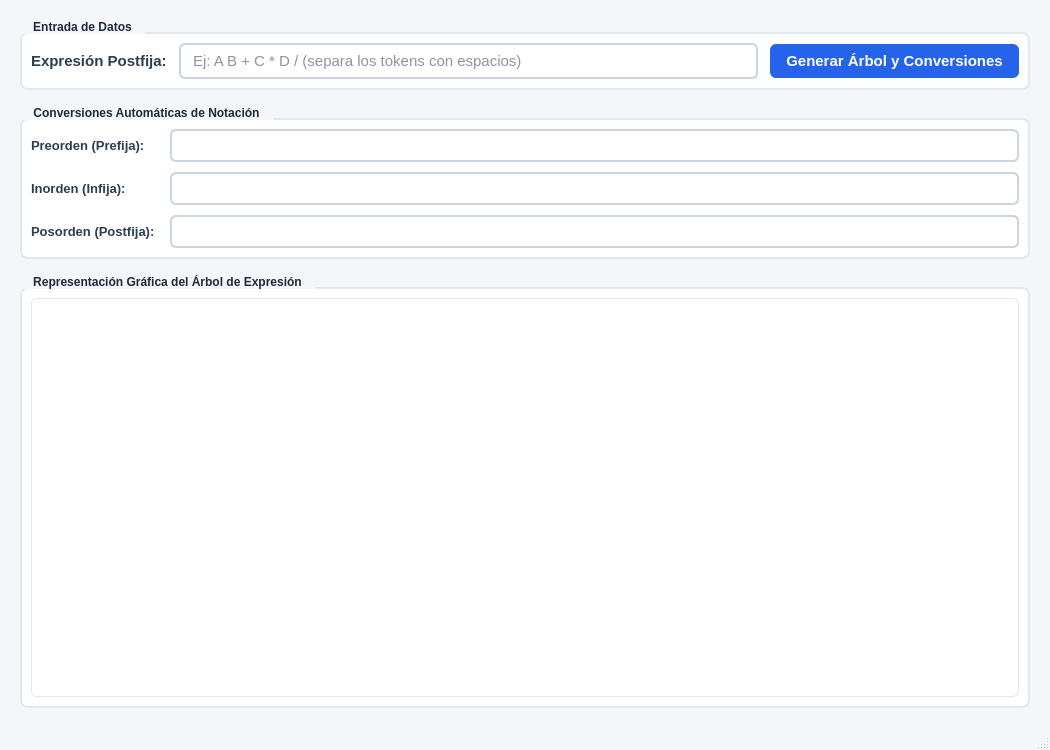
<?xml version="1.0" encoding="UTF-8"?>
<ui version="4.0">
 <class>ExpressionTreeWindow</class>
 <widget class="QMainWindow" name="ExpressionTreeWindow">
  <property name="geometry">
   <rect>
    <x>0</x>
    <y>0</y>
    <width>1050</width>
    <height>750</height>
   </rect>
  </property>
  <property name="windowTitle">
   <string>Analizador y Visualizador de Árboles de Expresión</string>
  </property>
  <property name="styleSheet">
   <string notr="true">
    QMainWindow {
        background-color: #f4f6f9;
    }
    QLabel {
        color: #2c3e50;
        font-family: 'Segoe UI', Arial, sans-serif;
    }
    QLineEdit {
        background-color: #ffffff;
        border: 2px solid #cbd5e1;
        border-radius: 6px;
        padding: 6px 10px;
        color: #1e293b;
        font-family: 'Segoe UI', Arial, sans-serif;
    }
    QLineEdit:focus {
        border: 2px solid #3b82f6;
    }
    QLineEdit[readOnly="true"] {
        background-color: #f1f5f9;
        color: #475569;
    }
    QPushButton {
        background-color: #2563eb;
        color: #ffffff;
        border-radius: 6px;
        padding: 8px 16px;
        font-weight: bold;
        font-family: 'Segoe UI', Arial, sans-serif;
    }
    QPushButton:hover {
        background-color: #1d4ed8;
    }
    QPushButton:pressed {
        background-color: #1e40af;
    }
    QGroupBox {
        font-family: 'Segoe UI', Arial, sans-serif;
        font-weight: bold;
        color: #1e293b;
        border: 2px solid #e2e8f0;
        border-radius: 8px;
        margin-top: 12px;
        background-color: #ffffff;
    }
    QGroupBox::title {
        subcontrol-origin: margin;
        subcontrol-position: top left;
        padding: 0 8px;
        background-color: #f4f6f9;
        color: #1e293b;
    }
    QGraphicsView {
        background-color: #ffffff;
        border: 1px solid #e2e8f0;
        border-radius: 6px;
    }
   </string>
  </property>
  <widget class="QWidget" name="centralwidget">
   <layout class="QVBoxLayout" name="verticalLayout_main">
    <property name="spacing">
     <number>16</number>
    </property>
    <property name="leftMargin">
     <number>20</number>
    </property>
    <property name="topMargin">
     <number>20</number>
    </property>
    <property name="rightMargin">
     <number>20</number>
    </property>
    <property name="bottomMargin">
     <number>20</number>
    </property>
    
    <!-- SECCIÓN DE ENTRADA -->
    <item>
     <widget class="QGroupBox" name="groupBox_input">
      <property name="title">
       <string> Entrada de Datos </string>
      </property>
      <layout class="QHBoxLayout" name="horizontalLayout_input">
       <property name="spacing">
        <number>12</number>
       </property>
       <item>
        <widget class="QLabel" name="label_input">
         <property name="font">
          <font>
           <pointsize>11</pointsize>
           <bold>true</bold>
          </font>
         </property>
         <property name="text">
          <string>Expresión Postfija:</string>
         </property>
        </widget>
       </item>
       <item>
        <widget class="QLineEdit" name="lineEdit_expresion">
         <property name="font">
          <font>
           <pointsize>11</pointsize>
          </font>
         </property>
         <property name="placeholderText">
          <string>Ej: A B + C * D / (separa los tokens con espacios)</string>
         </property>
        </widget>
       </item>
       <item>
        <widget class="QPushButton" name="btn_procesar">
         <property name="font">
          <font>
           <pointsize>11</pointsize>
           <bold>true</bold>
          </font>
         </property>
         <property name="cursor">
          <cursorShape>PointingHandCursor</cursorShape>
         </property>
         <property name="text">
          <string>Generar Árbol y Conversiones</string>
         </property>
        </widget>
       </item>
      </layout>
     </widget>
    </item>

    <!-- SECCIÓN DE RESULTADOS / CONVERSIONES -->
    <item>
     <widget class="QGroupBox" name="groupBox_conversiones">
      <property name="title">
       <string> Conversiones Automáticas de Notación </string>
      </property>
      <layout class="QGridLayout" name="gridLayout_outputs">
       <property name="horizontalSpacing">
        <number>15</number>
       </property>
       <property name="verticalSpacing">
        <number>10</number>
       </property>
       <item row="0" column="0">
        <widget class="QLabel" name="label_pre">
         <property name="font">
          <font>
           <pointsize>10</pointsize>
           <bold>true</bold>
          </font>
         </property>
         <property name="text">
          <string>Preorden (Prefija):</string>
         </property>
        </widget>
       </item>
       <item row="0" column="1">
        <widget class="QLineEdit" name="lineEdit_pre">
         <property name="font">
          <font>
           <pointsize>10</pointsize>
          </font>
         </property>
         <property name="readOnly">
          <bool>true</bool>
         </property>
        </widget>
       </item>
       <item row="1" column="0">
        <widget class="QLabel" name="label_in">
         <property name="font">
          <font>
           <pointsize>10</pointsize>
           <bold>true</bold>
          </font>
         </property>
         <property name="text">
          <string>Inorden (Infija):</string>
         </property>
        </widget>
       </item>
       <item row="1" column="1">
        <widget class="QLineEdit" name="lineEdit_in">
         <property name="font">
          <font>
           <pointsize>10</pointsize>
          </font>
         </property>
         <property name="readOnly">
          <bool>true</bool>
         </property>
        </widget>
       </item>
       <item row="2" column="0">
        <widget class="QLabel" name="label_post">
         <property name="font">
          <font>
           <pointsize>10</pointsize>
           <bold>true</bold>
          </font>
         </property>
         <property name="text">
          <string>Posorden (Postfija):</string>
         </property>
        </widget>
       </item>
       <item row="2" column="1">
        <widget class="QLineEdit" name="lineEdit_post">
         <property name="font">
          <font>
           <pointsize>10</pointsize>
          </font>
         </property>
         <property name="readOnly">
          <bool>true</bool>
         </property>
        </widget>
       </item>
      </layout>
     </widget>
    </item>

    <!-- SECCIÓN DEL GRÁFICO DEL ÁRBOL -->
    <item>
     <widget class="QGroupBox" name="groupBox_grafico">
      <property name="title">
       <string> Representación Gráfica del Árbol de Expresión </string>
      </property>
      <layout class="QVBoxLayout" name="verticalLayout_grafico">
       <item>
        <widget class="QGraphicsView" name="graphicsView_tree">
         <property name="renderHints">
          <set>QPainter::Antialiasing|QPainter::TextAntialiasing</set>
         </property>
        </widget>
       </item>
      </layout>
     </widget>
    </item>
   </layout>
  </widget>
  <widget class="QMenuBar" name="menubar">
   <property name="geometry">
    <rect>
     <x>0</x>
     <y>0</y>
     <width>1050</width>
     <height>22</height>
    </rect>
   </property>
  </widget>
  <widget class="QStatusBar" name="statusbar"/>
 </widget>
 <resources/>
 <connections/>
</ui>
